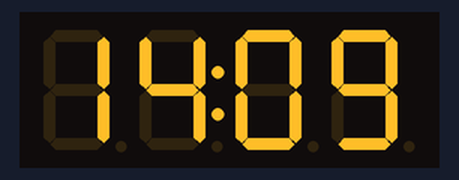
Recording of a sketch running on a simulated ESP8266 (NodeMCU). Shown: 4-digit seven-segment display. WiFi joins after 1.5 s; servers stay silent unless stated; uploads are accepted with an empty reply; what the sketch prints to the serial monitor is not drawn.

Above: at 3.1 s.
At 65.1 s:
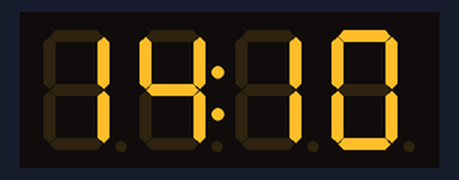
At 128.1 s:
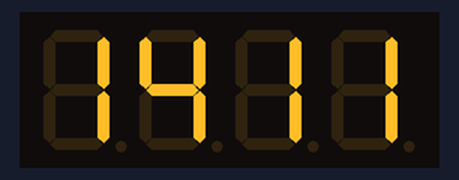

The sketch:

test_display.ino
```cpp
#include <Ticker.h>
#include <ESP8266WiFiMulti.h>
#include <ESP8266HTTPClient.h>
#include <TimeLib.h>
#include "TM1637.h"
#define TM1637_CLK  12
#define TM1637_DIO  14

// Прерывание
Ticker blinker;

TM1637 tm1637(TM1637_CLK, TM1637_DIO);
uint8_t brightness = 2;
bool          points   = true;

String HOST8266 = "http://fh7951dm.bget.ru/8266/";

ESP8266WiFiMulti WiFiMulti;

int myTimeZona = 3*60*60; // +3
time_t myLocalTime = 1474024173 + myTimeZona ; // Store the current time in time variable t

void displayTm1637()
{
  int8_t my_hour = hour();
  int8_t my_minute = minute();
  points = !points;
  tm1637.point(points);

  if (my_hour/10>0) tm1637.display(0,my_hour/10); else tm1637.display(0,0x7f);
  tm1637.display(1,my_hour%10);
  tm1637.display(2,my_minute/10);
  tm1637.display(3,my_minute%10);
}

void timerIsr()
{
  setTime(myLocalTime++);
  displayTm1637();
}

void getTimeHTTP()
{
  toLog(1, "getTimeHTTP()");
  //http://fh7951dm.bget.ru/8266/timer.php?chipid=8800703
  String host =  HOST8266+"timer.php?chipid="+String(ESP.getChipId());
  String payload = "-1";
  HTTPClient http;
  http.begin(host);
  toLog(1, host);
  int httpCode = http.GET();
  if(httpCode > 0) {
    toLog(1, "[HTTP] GET... code: "+String(httpCode));
    // file found at server
    if(httpCode == HTTP_CODE_OK)
    {
      payload = http.getString();
      toLog(1, payload);
    }
  } else {
    toLog(1, "[HTTP] GET... failed, error: "+String(http.errorToString(httpCode).c_str()));
  }
  http.end();
  if (payload.toInt()>0)
  {
    myLocalTime = payload.toInt()+myTimeZona;
    setTime(myLocalTime);
    toLog(1,myDate());
  }
}

String myDate ()
{
  String dateSpliter = ".";
  String timeSpliter = ":";
  char myDay[4], myMonth[4], myHour[4], myMinute[4], mySecond[4];
  sprintf(myDay,"%02d",day());
  sprintf(myMonth,"%02d",month());
  sprintf(myHour,"%02d",hour());
  sprintf(myMinute,"%02d",minute());
  sprintf(mySecond,"%02d",second());
  //String(weekday())
  return String(myDay) + dateSpliter + String(myMonth) + dateSpliter + String(year()) + " "
          + String(myHour) + timeSpliter + String(myMinute) + timeSpliter + String(mySecond);
}

void toLog(int toSerial, String str)
{
  String result = "";
  result += myDate();
  result += " ";
  result += str;
  if (str.substring(-1).compareTo("\n")!=0)
  {
    result += "\n";
  }
  if (toSerial == 1)
  {
    Serial.print("[LOG] ");
    Serial.print(result);
  }
}

void setupWiFi()
{
  toLog(1,"setupWiFi()");
  WiFi.mode(WIFI_STA);
  WiFi.printDiag(Serial);
  WiFiMulti.addAP("DOM.RU", "9282010085");
  WiFiMulti.addAP("girin", "9282010085");
  while(WiFiMulti.run() != WL_CONNECTED) {
    delay(100);
    Serial.print(".");
  }
  IPAddress localIP = WiFi.localIP();
  toLog(1,"IP address: "+String(localIP[0]) + '.' + String(localIP[1]) + '.' + String(localIP[2]) + '.' + String(localIP[3]));
  getTimeHTTP();
}


void setup() {
  delay(1000);
  blinker.attach(1, timerIsr);
  // Инициализация дисплея
  tm1637.init();
  // Установка яркости дисплея
  tm1637.set(brightness);
  setupWiFi();
}

void loop() {
  // put your main code here, to run repeatedly:

}
```
